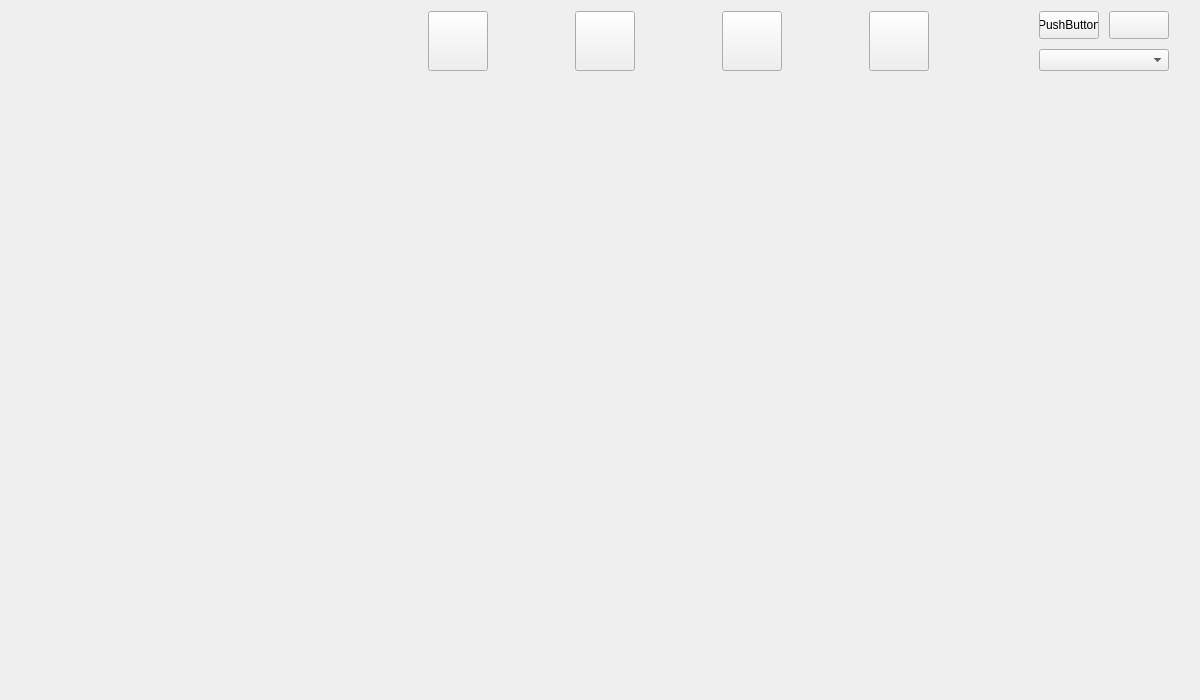
<?xml version="1.0" encoding="UTF-8"?>
<ui version="4.0">
 <class>network_company</class>
 <widget class="QWidget" name="network_company">
  <property name="geometry">
   <rect>
    <x>0</x>
    <y>0</y>
    <width>1200</width>
    <height>700</height>
   </rect>
  </property>
  <property name="windowTitle">
   <string>Form</string>
  </property>
  <layout class="QGridLayout" name="gridLayout_2">
   <item row="0" column="0">
    <layout class="QVBoxLayout" name="verticalLayout_6">
     <item>
      <widget class="QFrame" name="frame_HA_home">
       <property name="maximumSize">
        <size>
         <width>16777215</width>
         <height>16777215</height>
        </size>
       </property>
       <property name="styleSheet">
        <string notr="true">border-image: url(:/new/prefix1/image/HA-sun.png);</string>
       </property>
       <layout class="QVBoxLayout" name="verticalLayout_4"/>
      </widget>
     </item>
    </layout>
   </item>
   <item row="0" column="1" colspan="2">
    <layout class="QHBoxLayout" name="horizontalLayout_2">
     <item>
      <widget class="QPushButton" name="pushButton_home_home">
       <property name="enabled">
        <bool>true</bool>
       </property>
       <property name="sizePolicy">
        <sizepolicy hsizetype="Preferred" vsizetype="Fixed">
         <horstretch>0</horstretch>
         <verstretch>0</verstretch>
        </sizepolicy>
       </property>
       <property name="minimumSize">
        <size>
         <width>0</width>
         <height>0</height>
        </size>
       </property>
       <property name="maximumSize">
        <size>
         <width>60</width>
         <height>60</height>
        </size>
       </property>
       <property name="sizeIncrement">
        <size>
         <width>0</width>
         <height>0</height>
        </size>
       </property>
       <property name="baseSize">
        <size>
         <width>0</width>
         <height>0</height>
        </size>
       </property>
       <property name="cursor">
        <cursorShape>PointingHandCursor</cursorShape>
       </property>
       <property name="styleSheet">
        <string notr="true">border-image: url(:/new/prefix1/image/home-me.png);
</string>
       </property>
       <property name="text">
        <string/>
       </property>
       <property name="icon">
        <iconset theme="خانه"/>
       </property>
       <property name="autoRepeatInterval">
        <number>300</number>
       </property>
       <property name="autoDefault">
        <bool>false</bool>
       </property>
      </widget>
     </item>
     <item>
      <widget class="QPushButton" name="pushButton_job_home">
       <property name="maximumSize">
        <size>
         <width>60</width>
         <height>60</height>
        </size>
       </property>
       <property name="sizeIncrement">
        <size>
         <width>0</width>
         <height>0</height>
        </size>
       </property>
       <property name="baseSize">
        <size>
         <width>0</width>
         <height>0</height>
        </size>
       </property>
       <property name="layoutDirection">
        <enum>Qt::LeftToRight</enum>
       </property>
       <property name="styleSheet">
        <string notr="true">border-image: url(:/new/prefix1/image/job-sun.png);</string>
       </property>
       <property name="text">
        <string/>
       </property>
       <property name="autoRepeatInterval">
        <number>300</number>
       </property>
      </widget>
     </item>
     <item>
      <widget class="QPushButton" name="pushButton_network_home">
       <property name="maximumSize">
        <size>
         <width>60</width>
         <height>60</height>
        </size>
       </property>
       <property name="styleSheet">
        <string notr="true">border-image: url(:/new/prefix1/image/network-sun.png);</string>
       </property>
       <property name="text">
        <string/>
       </property>
       <property name="autoRepeatInterval">
        <number>300</number>
       </property>
      </widget>
     </item>
     <item>
      <widget class="QPushButton" name="pushButton_message_home">
       <property name="enabled">
        <bool>true</bool>
       </property>
       <property name="maximumSize">
        <size>
         <width>60</width>
         <height>60</height>
        </size>
       </property>
       <property name="styleSheet">
        <string notr="true">border-image: url(:/new/prefix1/image/message-sun.png);</string>
       </property>
       <property name="text">
        <string/>
       </property>
       <property name="autoRepeatDelay">
        <number>300</number>
       </property>
       <property name="autoRepeatInterval">
        <number>300</number>
       </property>
      </widget>
     </item>
    </layout>
   </item>
   <item row="0" column="3">
    <layout class="QVBoxLayout" name="verticalLayout_2">
     <item>
      <layout class="QGridLayout" name="gridLayout_4">
       <property name="leftMargin">
        <number>20</number>
       </property>
       <property name="rightMargin">
        <number>20</number>
       </property>
       <property name="spacing">
        <number>10</number>
       </property>
       <item row="1" column="0">
        <widget class="QPushButton" name="pushButton_me">
         <property name="maximumSize">
          <size>
           <width>60</width>
           <height>60</height>
          </size>
         </property>
         <property name="text">
          <string>PushButton</string>
         </property>
        </widget>
       </item>
       <item row="1" column="1">
        <widget class="QPushButton" name="pushButton_dark_sun">
         <property name="sizePolicy">
          <sizepolicy hsizetype="Preferred" vsizetype="Preferred">
           <horstretch>0</horstretch>
           <verstretch>0</verstretch>
          </sizepolicy>
         </property>
         <property name="maximumSize">
          <size>
           <width>60</width>
           <height>60</height>
          </size>
         </property>
         <property name="text">
          <string/>
         </property>
        </widget>
       </item>
       <item row="2" column="0" colspan="2">
        <widget class="QComboBox" name="comboBox_me"/>
       </item>
      </layout>
     </item>
    </layout>
   </item>
   <item row="1" column="0" colspan="2">
    <layout class="QVBoxLayout" name="verticalLayout_3"/>
   </item>
   <item row="1" column="2" rowspan="4" colspan="2">
    <layout class="QGridLayout" name="gridLayout_3"/>
   </item>
   <item row="2" column="0" colspan="2">
    <layout class="QVBoxLayout" name="verticalLayout"/>
   </item>
   <item row="3" column="0" colspan="2">
    <layout class="QHBoxLayout" name="horizontalLayout"/>
   </item>
   <item row="4" column="0" colspan="2">
    <layout class="QGridLayout" name="gridLayout"/>
   </item>
  </layout>
 </widget>
 <resources/>
 <connections/>
</ui>
